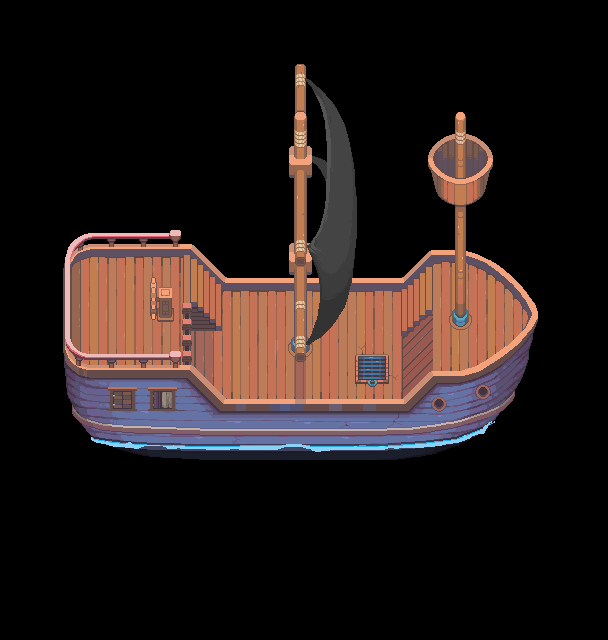

Rendered tile map (Tiled .tmx) drawn with the repository's tilesets; below, a short description and the full map source, tile grids included:
An orthogonal 19x20 tile map with 32x32 px tiles, 1 tile layer (ship-animations-sideways-idle-baked).

<map version="1.10" tiledversion="1.12.1" orientation="orthogonal" renderorder="right-down" width="19" height="20" tilewidth="32" tileheight="32" infinite="0" nextlayerid="2" nextobjectid="1">
 <tileset firstgid="1" source="ship-animations-sideways-idle-baked.tsx" />
 <layer id="1" name="ship-animations-sideways-idle-baked" width="19" height="20">
  <data encoding="csv">
0,0,0,0,0,0,0,0,0,0,0,0,0,0,0,0,0,0,0,
0,0,0,0,0,0,0,0,0,0,0,0,0,0,0,0,0,0,0,
0,0,0,0,0,0,0,0,0,162,163,0,0,0,0,0,0,0,0,
0,0,0,0,0,0,0,0,0,238,239,0,0,0,243,0,0,0,0,
0,0,0,0,0,0,0,0,0,314,315,316,0,318,319,320,0,0,0,
0,0,0,0,0,0,0,0,0,390,391,392,0,394,395,396,0,0,0,
0,0,0,0,0,0,0,0,0,466,467,468,0,470,471,472,0,0,0,
0,0,535,536,537,538,539,0,0,542,543,544,0,546,547,0,0,0,0,
0,610,611,612,613,614,615,616,617,618,619,620,621,622,623,624,625,0,0,
0,686,687,688,689,690,691,692,693,694,695,696,697,698,699,700,701,0,0,
0,762,763,764,765,766,767,768,769,770,771,772,773,774,775,776,777,0,0,
0,838,839,840,841,842,843,844,845,846,847,848,849,850,851,852,853,0,0,
0,0,915,916,917,918,919,920,921,922,923,924,925,926,927,928,929,0,0,
0,0,991,992,993,994,995,996,997,998,999,1000,1001,1002,1003,1004,0,0,0,
0,0,0,1068,1069,1070,1071,1072,1073,1074,1075,1076,1077,1078,1079,0,0,0,0,
0,0,0,0,0,0,0,0,0,0,0,0,0,0,0,0,0,0,0,
0,0,0,0,0,0,0,0,0,0,0,0,0,0,0,0,0,0,0,
0,0,0,0,0,0,0,0,0,0,0,0,0,0,0,0,0,0,0,
0,0,0,0,0,0,0,0,0,0,0,0,0,0,0,0,0,0,0,
0,0,0,0,0,0,0,0,0,0,0,0,0,0,0,0,0,0,0
</data>
 </layer>
</map>
